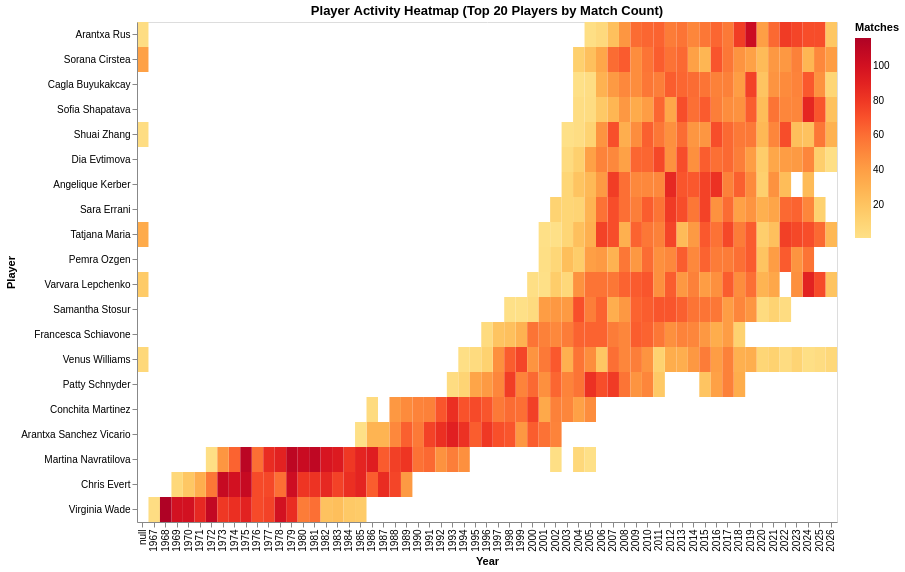

The notebook cell saved with this chart:
### Code cell
# Player activity heatmap: Matches per year for top players
if "year" in df.columns and "player1_name" in df.columns:
    # Calculate player stats first (self-contained)
    all_matches = pl.concat([
        df.select(pl.col("player1_name").alias("player")),
        df.select(pl.col("player2_name").alias("player"))
    ]).group_by("player").agg(
        pl.count().alias("total_matches")
    )
    
    # Get top 20 most active players
    top_players = all_matches.sort("total_matches", descending=True).head(20)
    top_player_names = top_players["player"].to_list()
    
    # Create activity matrix
    activity_data = []
    for player in top_player_names:
        player_matches = df.filter(
            (pl.col("player1_name") == player) | (pl.col("player2_name") == player)
        )
        yearly_activity = player_matches.group_by("year").agg(pl.count().alias("matches"))
        for row in yearly_activity.iter_rows():
            activity_data.append({"player": player, "year": row[0], "matches": row[1]})
    
    activity_df = pl.DataFrame(activity_data)
    
    # Create heatmap
    chart = alt.Chart(activity_df.to_pandas()).mark_rect().encode(
        x=alt.X("year:O", title="Year"),
        y=alt.Y("player:N", title="Player", sort="-x"),
        color=alt.Color("matches:Q", title="Matches", scale=alt.Scale(scheme="yelloworangered")),
        tooltip=["player", "year", "matches"]
    ).properties(
        title="Player Activity Heatmap (Top 20 Players by Match Count)",
        width=700,
        height=500
    )
    
    chart.show()

### Figure 1 — Vega-Lite specification as saved in the notebook (floating-point values rounded to 4 significant figures; data arrays with more than 128 entries replaced by an {"elided": "..."} marker saying what was removed)
{"config": {"view": {"continuousWidth": 300, "continuousHeight": 300}}, "data": {"name": "data-8227a90fcc48184569c4cb2c2020aec5"}, "mark": {"type": "rect"}, "encoding": {"color": {"field": "matches", "scale": {"scheme": "yelloworangered"}, "title": "Matches", "type": "quantitative"}, "tooltip": [{"field": "player", "type": "nominal"}, {"field": "year", "type": "quantitative"}, {"field": "matches", "type": "quantitative"}], "x": {"field": "year", "title": "Year", "type": "ordinal"}, "y": {"field": "player", "sort": "-x", "title": "Player", "type": "nominal"}}, "height": 500, "title": "Player Activity Heatmap (Top 20 Players by Match Count)", "width": 700, "$schema": "https://vega.github.io/schema/vega-lite/v6.4.1.json", "datasets": {"data-8227a90fcc48184569c4cb2c2020aec5": {"elided": "473 records"}}}
